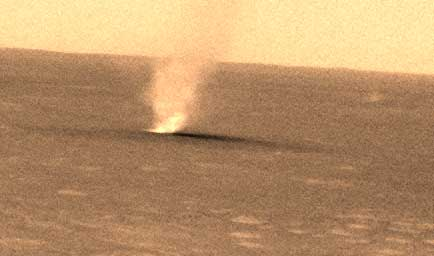
#> input picture saliency_detection/image/123624main_dust_devil_mars_web.jpg, 434 x 256 px
$ python -i sm2.py   (imports and definitions only)   (Python 2 division)   (older library calls are emulated)
#> lines starting #> are read from the running program, lines starting #| are printed output that depends on the picture; long printed decimals are rounded
# -*- coding: utf-8 -*-
'''
    A Model of Saliency-Based Visual Attention for Rapid Scene Analysisの実装
    入力画像のSaliencyMapを求め，出力する
    Usage: $ python saliency_map.py <argv>
    argv : image,3ch
    dst  : Saliency Map, 1ch
    imshowはmainとclassでのメインの関数のみで行う
    それ以外でしたいときはreturnで渡すもしくはdisplay resultsで
'''

import cv2
import cv2.cv as cv
import numpy as np
import matplotlib.pyplot as plt
import os
import sys
from scipy import signal
from mpl_toolkits.mplot3d import Axes3D
import math
from pylab import *
import matplotlib.tri as mtri
from matplotlib import cm
from matplotlib.mlab import griddata


class ConvolutionMatrix():

    # [62 lines left out: functions __init__, ViewKernel, GetXkernel, GetGaborKernel, not called in this run]

class SaliencyMap():

    def __init__(self): # print self.nameで使える

        '''Gabor Filer'''
        self.k = 99 # odd
        self.ksize  = (self.k,self.k)
        self.sigma = 20
        self.lambd = 5
        self.gamma = 1
        self.GaborKernel_0   = cv2.getGaborKernel(ksize = self.ksize, sigma = self.sigma,theta = 0, lambd = self.lambd, gamma = self.gamma)
        self.GaborKernel_45  = cv2.getGaborKernel(self.ksize, self.sigma, 45, self.lambd,  self.gamma)
        self.GaborKernel_90  = cv2.getGaborKernel(self.ksize, self.sigma, 90, self.lambd,  self.gamma)
        self.GaborKernel_135  = cv2.getGaborKernel(self.ksize, self.sigma, 135, self.lambd,  self.gamma)


    def saliency_map(self,img):
        '''
            入力された画像のSaliency Mapを求める
            args : img  -> 入力画像
            dst  : SM   -> saliencymap,uint8のMat型1ch画像
            param: CM   -> 各特徴毎の正規化されたCouspicuity Map(顕著性map)
        '''
        # Get Conspicuity Map of each features
        IntensityCM = self.GetIntensityCM(img)
        ColorCM = self.GetColorCM(img)
        OrientationCM = self.GetOrientationCM(img)

        # create Saliency Map
        SM = IntensityCM/3. + ColorCM/2. + OrientationCM/6.

        # 最大値求める
        maxCMval = max( np.amax(SM),max( max(np.amax(IntensityCM), np.amax(ColorCM)), np.amax(OrientationCM)  ) )

        ### display results #################
        print 'IntensityCM_MAX',np.amax(IntensityCM)
        print 'ColorsCM_MAX',np.amax(ColorCM)
        print 'OrientationCM_MAX',np.amax(OrientationCM)
        print 'SM_MAX',np.amax(SM)
        print 'CM_MAX',maxCMval

        cv2.imshow('SrcImg',img)
        cv2.imshow('IntensityCM',IntensityCM/maxCMval)
        cv2.imshow('ColorCM',ColorCM/maxCMval)
        cv2.imshow('OrientationCM',OrientationCM/maxCMval)
        cv2.imshow('SaliencyMap',SM/np.amax(SM))
        #####################################

    def GetIntensityCM(self,img):
        '''
           入力画像のIntensity Couspicuity Mapを求める
           argv: img         -> 入力画像
           dst : IntensityCM -> 強度の顕著性マップ
        '''
        # Get Intensity image # 出力はfloat
        IntensityImg = self.GetIntensityImg(img)

        # Create Gaussian pyramid　# [0]が元画像
        IntensityPyr  = self.GauPyr(IntensityImg)

        # Get Feature Maps
        IntensityFM  = self.GetFM(IntensityPyr)

        # Get Conspicuity Map
        IntensityCM     = self.GetCM(IntensityFM)

        return IntensityCM

    def GetColorCM(self,img):
        '''
           入力画像のColors Couspicuity Mapを求める
           argv: img     -> 入力画像
           dst : ColorCM -> Colorsの顕著性マップ
        '''
        # Get each Color images # 出力はfloat
        R,G,B,Y = self.GetRGBY(img) # float #ok

        # Create Gaussian Pyramids of each colors
        RPyr, GPyr, BPyr, YPyr = map(lambda x:self.GauPyr(x),[R,G,B,Y])
        # Get Feature Maps of RG & BY
        RGFM = self.GetColorFM(RPyr,GPyr)
        BYFM = self.GetColorFM(BPyr,YPyr)

        # cv2.imshow('R',RPyr[6]/np.amax(RPyr[0]))
        # cv2.imshow('G',GPyr[6]/np.amax(RPyr[0]))

        for i in range(6):
            # print RPyr[i].shape
            # cv2.imshow('RGFM%s'%i,RGFM[i]/np.amax(RGFM[0]))
            pass
        # Get Conspicuity Map
        RGCM = self.GetCM(RGFM)
        BYCM = self.GetCM(BYFM)
        ColorCM = RGCM + BYCM

        return ColorCM

    def GetOrientationCM(self,img):
        '''
           入力画像のOrientation Couspicuity Mapを求める
           argv: img     -> 入力画像
           dst : OrientationCM -> Colorsの顕著性マップ
        '''


        IntensityImg = self.GetIntensityImg(img)
        # cv2.imshow('IntensityImg',IntensityImg/np.amax(IntensityImg))

        # Get each Orientation images pyramid
        Orientation0Pyr, Orientation45Pyr, Orientation90Pyr, Orientation135Pyr = self.GetOrientationPyr(IntensityImg)

        # Create feature maps
        Orientation0FM = self.GetFM(Orientation0Pyr)
        Orientation45FM = self.GetFM(Orientation45Pyr)
        Orientation90FM = self.GetFM(Orientation90Pyr)
        Orientation135FM = self.GetFM(Orientation135Pyr)

        # create Couspicuity Map floatなのに注意！
        Orientation0CM = self.GetCM(Orientation0FM)
        Orientation45CM = self.GetCM(Orientation45FM)
        Orientation90CM = self.GetCM(Orientation90FM)
        Orientation135CM = self.GetCM(Orientation135FM)
        OrientationCM     = Orientation0CM + Orientation45CM + Orientation90CM + Orientation135CM

        ### display results ###############################
        # for i in range(10):
            # OrientationImg = Orientation0Pyr[i] + Orientation45Pyr[i] + Orientation90Pyr[i] + Orientation135Pyr[i]
            # cv2.imshow('OrientationImg%s'%i,OrientationImg)
        ###################################################

        return OrientationCM

    def GetIntensityImg(self,img):
        '''
            入力画像のIntensityImgを返す
            argv: img ->  3chのColorImg
            dst : IntensityImg -> 1chのImg
        '''
        b,g,r = cv2.split(img)
        IntensityImg = b/3. + g/3. + r/3.

        ### display results #####################################
        # cv2.imshow('intensity',IntensityImg/np.amax(IntensityImg))
        #########################################################

        return IntensityImg

    def GetOrientationPyr(self,img):
        '''
            入力画像からorientationのfeature mapを生成して返す
            argv: img -> 入力画像，1ch,float
            dst : rg,by -> 正規化されたrgとbyの画像，!!!float!!!,1ch
        '''
        GauPyrImg = self.GauPyr(img) #10枚の画像
        gabor0  = range(10)
        gabor45 = range(10)
        gabor90 = range(10)
        gabor135= range(10)

        # それぞれgrayのgaupyrをgabor filterにかけたもの # uint8
        for i in range(10):
            gabor0[i]   = cv2.filter2D(GauPyrImg[i], cv2.CV_8U, self.GaborKernel_0)
            gabor45[i]  = cv2.filter2D(GauPyrImg[i], cv2.CV_8U, self.GaborKernel_45)
            gabor90[i]  = cv2.filter2D(GauPyrImg[i], cv2.CV_8U, self.GaborKernel_90)
            gabor135[i] = cv2.filter2D(GauPyrImg[i], cv2.CV_8U, self.GaborKernel_135)
            # gabor180[i] = cv2.filter2D(GauPyrImg[i], cv2.CV_8U, self.GaborKernel_180)

        return gabor0, gabor45, gabor90, gabor135

    def GetColorFM(self,pyr1,pyr2):
        '''
           入力された二つのGauPyrに対してFMを生成する
           階層が3つ離れているものと4つ離れているものの差分をとる
            args : pyr1,pyr2  ->   各階層のgaussian画像が入ったlist
            dst  : FM         ->   特定の階層のFMが入ったlist

        '''
        FM = range(6)
        for i,s in enumerate(range(2,5)):
            # FM[2*i]   = cv2.absdiff( (pyr1[s] - pyr2[s]) , (pyr2[s+3] - pyr1[s+3]) )
            # FM[2*i+1] = cv2.absdiff( (pyr1[s] - pyr2[s]) , (pyr2[s+4] - pyr1[s+4]) )
            FM[2*i]   = cv2.absdiff( (pyr1[s] - pyr2[s]) , (pyr1[s+3] - pyr2[s+3]) )
            FM[2*i+1] = cv2.absdiff( (pyr1[s] - pyr2[s]) , (pyr1[s+4] - pyr2[s+4]) )
        return FM

    def GetRGBY(self,img):
        '''
            入力された画像を正規化して返す
        '''
        # rgbの正規化，他よりもその成分が大きいところを抽出
        b, g, r = cv2.split(img)
        # b,g,r = map(lambda x: x.astype(np.float),[b,g,r])

        B,G,R = map(lambda x,y,z: x*1. - (y*1. + z*1.)/2., [b,g,r],[r,r,g],[g,b,b])
        Y = (r*1. + g*1.)/2. - np.abs(r*1. - g*1.)/2. - b*1.
        # 負の部分は0にする
        R[R<0] = 0
        G[G<0] = 0
        B[B<0] = 0
        Y[Y<0] = 0

        # [10 lines of commented-out code are left out]
        return R,G,B,Y

    def GauPyr(self,img):
        '''
            入力された画像のgaussian pyramidを計算する
            args : img    -> Mat,Uint8,1chの画像
            dst  : pyr  -> 元画像合わせて10階層のgaussian画像が入ったlist，それぞれargsと同じサイズ
                           pyr[i].shapeは，src.shape / 2**i
                   pyr2 -> 極端に差がでるpyr

        '''

        pyr  = range(10)
        pyr2 = range(10)

        pyr[0]  = img
        pyr2[0] = img

        # Create Gaussian pyramid
        for i in range(1,10):
            pyr[i] = cv2.pyrDown(pyr[i-1])
            pyr2[i] = cv2.GaussianBlur(pyr[i-1], (9,9), 2**1)

        # Resize pyramid
        for i in range(10):
            pyr[i] = cv2.resize(pyr[i],(512,512), interpolation = cv2.INTER_LINEAR)
            pyr2[i] = cv2.resize(pyr2[i],(512,512), interpolation = cv2.INTER_LINEAR)
            # print np.array(pyr[i]).shape
            # cv2.imshow('r%s'%i,pyr2[i]/np.amax(pyr[i]))
        return pyr2

    def GetFM(self,pyr):
        '''
           入力されたGauPyrに対してDoGを計算する
           階層が3つ離れているものと4つ離れているものの差分をとる
            args : pyr     ->   各階層のgaussian画像が入ったlist
            dst  : DoG     ->   特定の階層のDoGが入ったlist

        '''
        # sはscale
        FM = range(6)
        for i,s in enumerate(range(2,5)):
            FM[2*i]  = cv2.absdiff(pyr[s],pyr[s+3])
            FM[2*i+1] = cv2.absdiff(pyr[s],pyr[s+4])

        return FM

    def GetCM(self,FM):
        '''
            入力されたFMから各特徴毎のConspicuity Map(顕著性map)を生成する
            args : FM  -> FMが入ったlist
            dst  : CM  -> 顕著性マップ，!!!float!!!
        '''
        normalizedFM = range(6)
        CM = np.zeros_like(FM[0])
        # 画像を正規化して，それぞれ足し合わせる
        for i in range(0,6):
            FM0to1 = self.RangeNormalize0to1(FM[i]) # 0-1となる正規化
            AveLocalMax = self.GetAveMaxima(FM0to1) # 局所的な極大値の平均値 0.4前後
            normalizedFM[i] = FM0to1 * (1-AveLocalMax)**2 #FM x 0.3前後

            CM = CM + normalizedFM[i]
            # [4 lines of commented-out code are left out]
        return CM

    def RangeNormalize0to1(self,img):
        '''
            入力された画像を正規化して返す，最大値を1とする正規化
            args : img -> uint,1ch
            dst  : normalizedImg  -> 正規化された画像
        '''
        minval, maxval, minloc, maxloc = cv2.minMaxLoc(np.array(img))

        if maxval != minval:
            normalizedImg = img/(maxval-minval) + minval/(minval-maxval)
        else:
            normalizedImg = img - minval


        return normalizedImg

    def GetAveMaxima(self,img):
        '''
            入力された画像の極大値の平均を求める
            args : img -> uint,1ch
            dst  : AveLocalMax　-> 極大値の平均
        '''
        '''maxima = np.array(signal.argrelmax(IntensityImg))'''

        maxima = np.array(signal.argrelmax(img))
        TotalMaxima = 1
        for i in range(len(maxima[1])):
            u = maxima[0,i]
            v = maxima[1,i]
            Maxima = img[u,v]
            TotalMaxima += Maxima
        if len(maxima[1]) == 0:
            AveMaxima = 0
        else:
            AveMaxima = TotalMaxima/len(maxima[1])

        return AveMaxima

    # [91 lines left out: functions ViewKernel2, ViewImage, DetectStraightLine, not called in this run]


################################################################################
# main
################################################################################
# [29 lines not run here, left out]

>>> import cv2
>>> picture = cv2.imread('image/123624main_dust_devil_mars_web.jpg')
#> picture is the input picture: shape (256, 434, 3); mean B, G, R 105.5, 147, 185.7
>>> result = SaliencyMap().saliency_map(picture)
#> in GetIntensityImg, `b,g,r = cv2.split(img)`:
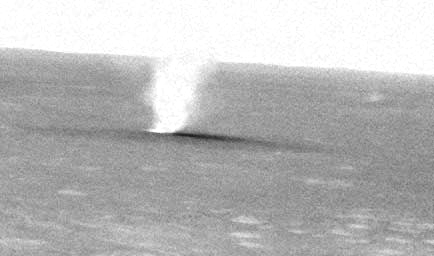
#> r: shape (256, 434); min 27, max 255, mean 185.7
#> after the loop in GauPyr, `for i in range(1,10):`: pyr = 10 items
#> after the loop in GetFM, `for i,s in enumerate(range(2,5)):`: FM = 6 items
#> the loop in GetCM, `for i in range(0,6):` made 6 passes
#> (minval in RangeNormalize0to1, maxval in RangeNormalize0to1, minloc in RangeNormalize0to1, maxloc in RangeNormalize0to1, AveMaxima in GetAveMaxima, AveLocalMax) on passes 1 to 6: (1.51e-05, 71.3, (388, 322), (203, 246), 0.158, 0.158), (9.84e-05, 73.85, (34, 411), (234, 274), 0.308, 0.308), (0.000102, 51.64, (87, 405), (237, 276), 0.519, 0.519), (0.00113, 62.8, (283, 142), (48, 0), 0.61, 0.61), (0.000682, 61.69, (373, 159), (42, 0), 0.615, 0.615), (0.000604, 57.81, (466, 168), (423, 0), 0.782, 0.782)
#> after the loop in GetCM, `for i in range(0,6):`:
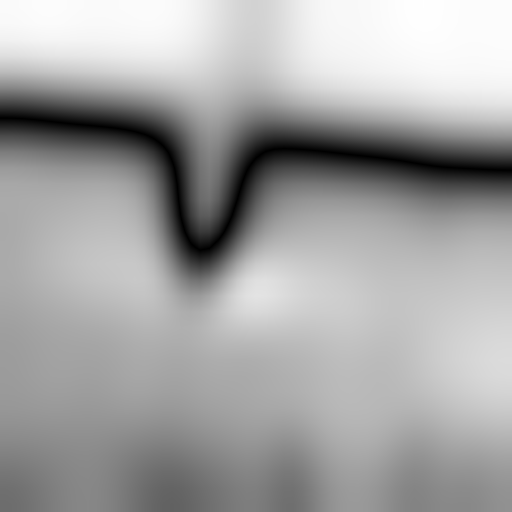
#> FM0to1: shape (512, 512) float64; min 0, max 1, mean 0.643
#> in GetRGBY, `G[G<0] = 0`:
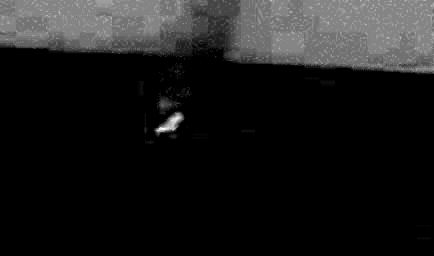
#> G: shape (256, 434) float64; min 0, max 38.5, mean 4.1; drawn with min black and max white
#> in GetRGBY, `B[B<0] = 0`: B: shape (256, 434) float64; every value is 0
#> in GetColorCM, `RPyr, GPyr, BPyr, YPyr = map(lambda x:self.GauPyr(x),[R,G,B,Y])`: RPyr = 10 items
#> after the loop in GetColorFM, `for i,s in enumerate(range(2,5)):`: FM = 6 items
#> the loop in GetCM (call 2), `for i in range(0,6):` made 6 passes
#> (minval in RangeNormalize0to1, maxval in RangeNormalize0to1, minloc in RangeNormalize0to1, maxloc in RangeNormalize0to1, AveMaxima in GetAveMaxima, AveLocalMax) on passes 1 to 6: (3.11e-05, 32.42, (14, 245), (203, 249), 0.174, 0.174), (1.74e-05, 31.21, (7, 416), (227, 137), 0.28, 0.28), (2.11e-05, 27.93, (216, 429), (227, 139), 0.247, 0.247), (1.96e-05, 30.43, (73, 287), (227, 140), 0.203, 0.203), (3.93e-05, 25.83, (47, 285), (209, 167), 0.204, 0.204), (1.57e-05, 26.72, (366, 344), (209, 167), 0.204, 0.204)
#> after the loop in GetCM (call 2), `for i in range(0,6):`:
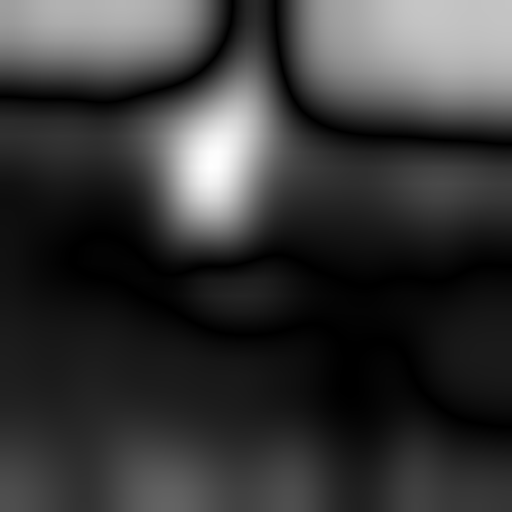
#> FM0to1: shape (512, 512) float64; min 0, max 1, mean 0.219
#> in GetOrientationPyr, `GauPyrImg = self.GauPyr(img)`: GauPyrImg = 10 items
#> in GetOrientationCM, `Orientation0FM = self.GetFM(Orientation0Pyr)`: Orientation0FM = 6 items
#> the loop in GetCM (call 4), `for i in range(0,6):` made 6 passes
#> (maxval in RangeNormalize0to1, maxloc in RangeNormalize0to1, AveMaxima in GetAveMaxima, AveLocalMax) on passes 1 to 3: (94, (250, 214), 0.233, 0.233), (122, (255, 216), 0.216, 0.216), (156, (247, 193), 0.163, 0.163)
#> (maxval in RangeNormalize0to1, maxloc in RangeNormalize0to1, maxima in GetAveMaxima, AveMaxima in GetAveMaxima, AveLocalMax) on passes 4 to 6: (156, (247, 193), [[254, 258, 458], [188, 49, 197]], 0.611, 0.611), (101, (252, 206), [259, 219], 1.29, 1.29), (101, (252, 206), [259, 219], 1.29, 1.29)
#> after the loop in GetCM (call 4), `for i in range(0,6):`:
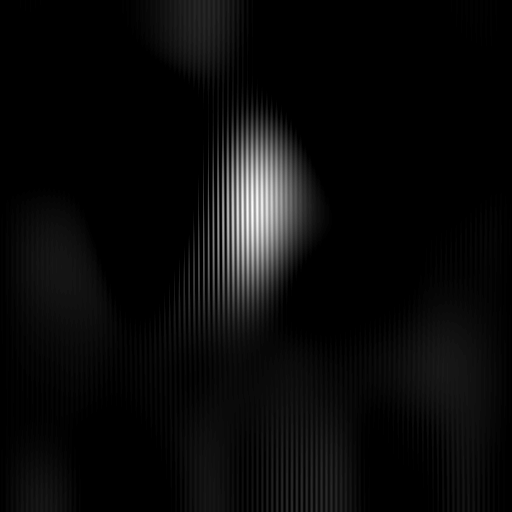
#> FM0to1: shape (512, 512) float64; min 0, max 1, mean 0.0409
#> in saliency_map, `SM = IntensityCM/3. + ColorCM/2. + OrientationCM/6.`:
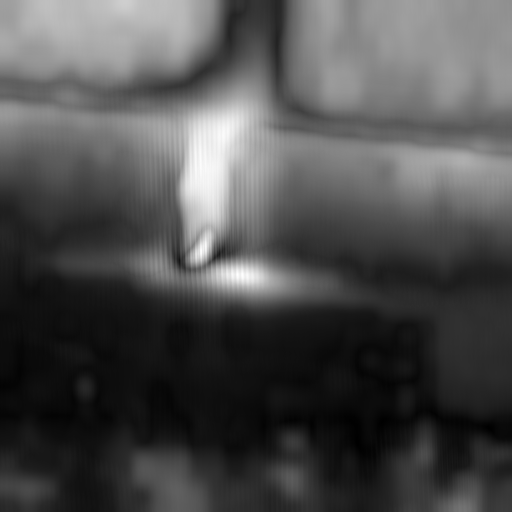
#> SM: shape (512, 512) float64; min 0.178, max 2.25, mean 0.807; drawn with min black and max white
#> in saliency_map, `maxCMval = max( np.amax(SM),max( max(np.amax(IntensityCM), np.amax(Col..`: maxCMval = 3.72
#| IntensityCM_MAX 1.585
#| ColorsCM_MAX 3.724
#| OrientationCM_MAX 2.933
#| SM_MAX 2.248
#| CM_MAX 3.724
#> in saliency_map, `cv2.imshow('OrientationCM',OrientationCM/maxCMval)`:
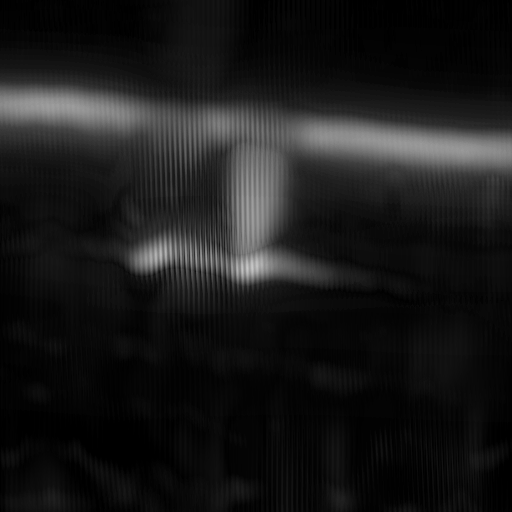
#> window 'OrientationCM': shape (512, 512) float64; min 0, max 0.787, mean 0.1
